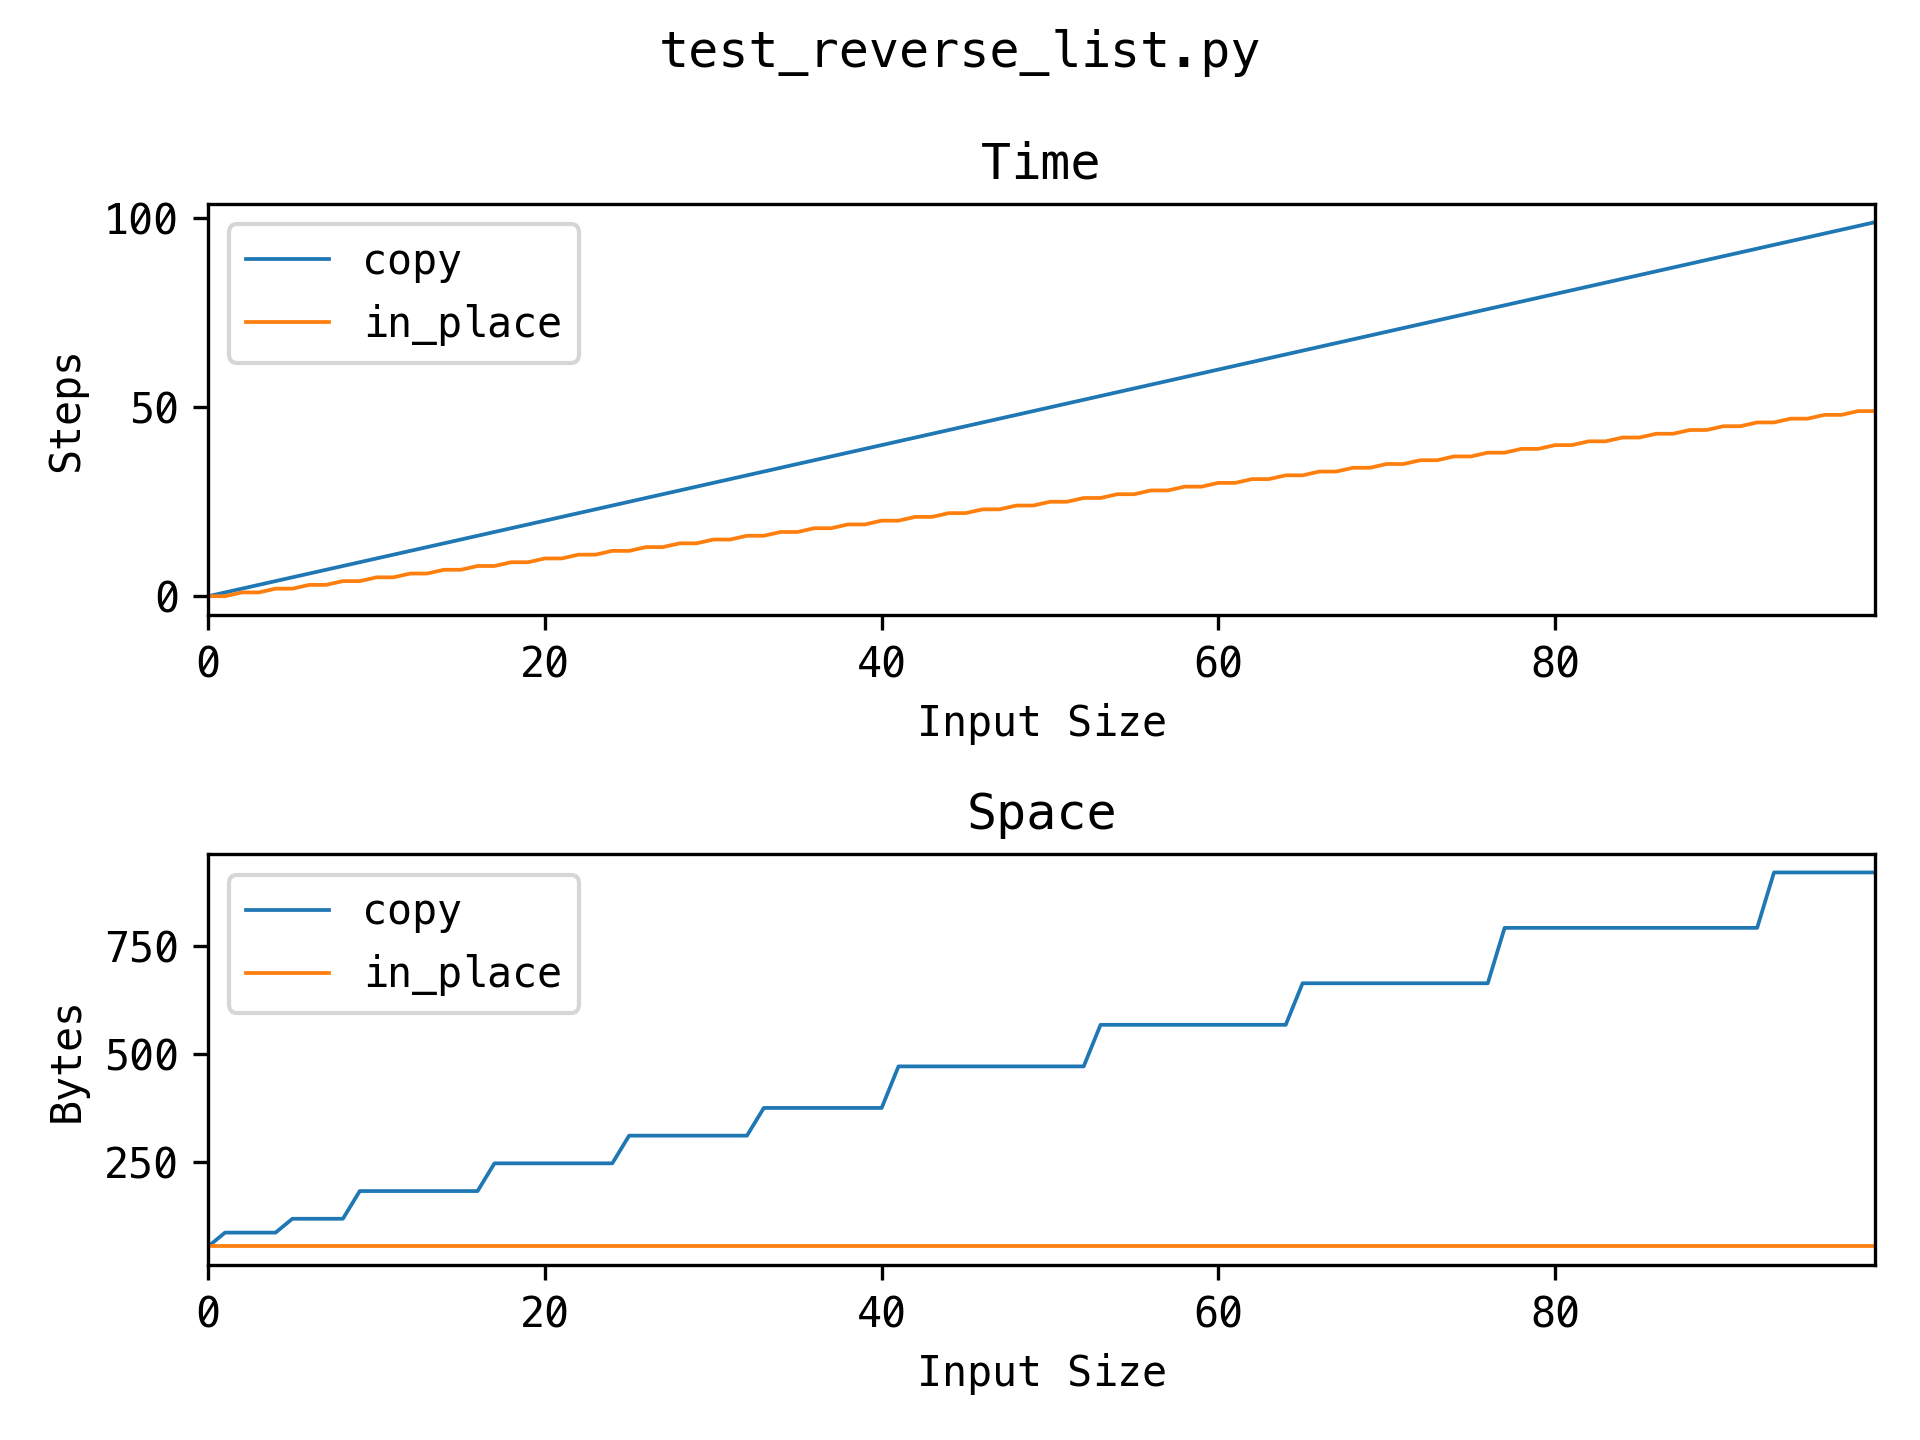

Here is the Python script that generated this plot:
import utils


class Solution(utils.Solution):
    def copy(self, items):
        result = []
        self.complexity.space(result)
        for i in range(len(items) - 1, -1, -1):
            self.complexity.step()
            result.append(items[i])
        return result

    def in_place(self, items):
        i = 0
        j = len(items) - 1
        self.complexity.space(i, j)
        while i < j:
            self.complexity.step()
            items[i], items[j] = items[j], items[i]
            i += 1
            j -= 1
        return items


def test_solutions():
    tests = [
        ([1, 2, 3], [3, 2, 1]),
    ]
    s = Solution()

    for name, func in s.methods():
        for x, expected in tests:
            assert func(x) == expected, f"{name}"


def test_complexity():
    tests = [list(range(n)) for n in range(100)]
    s = Solution()

    for name, func in s.methods():
        for nums in tests:
            func(nums)
            s.complexity.record(name, len(nums))

    s.complexity.plot()
